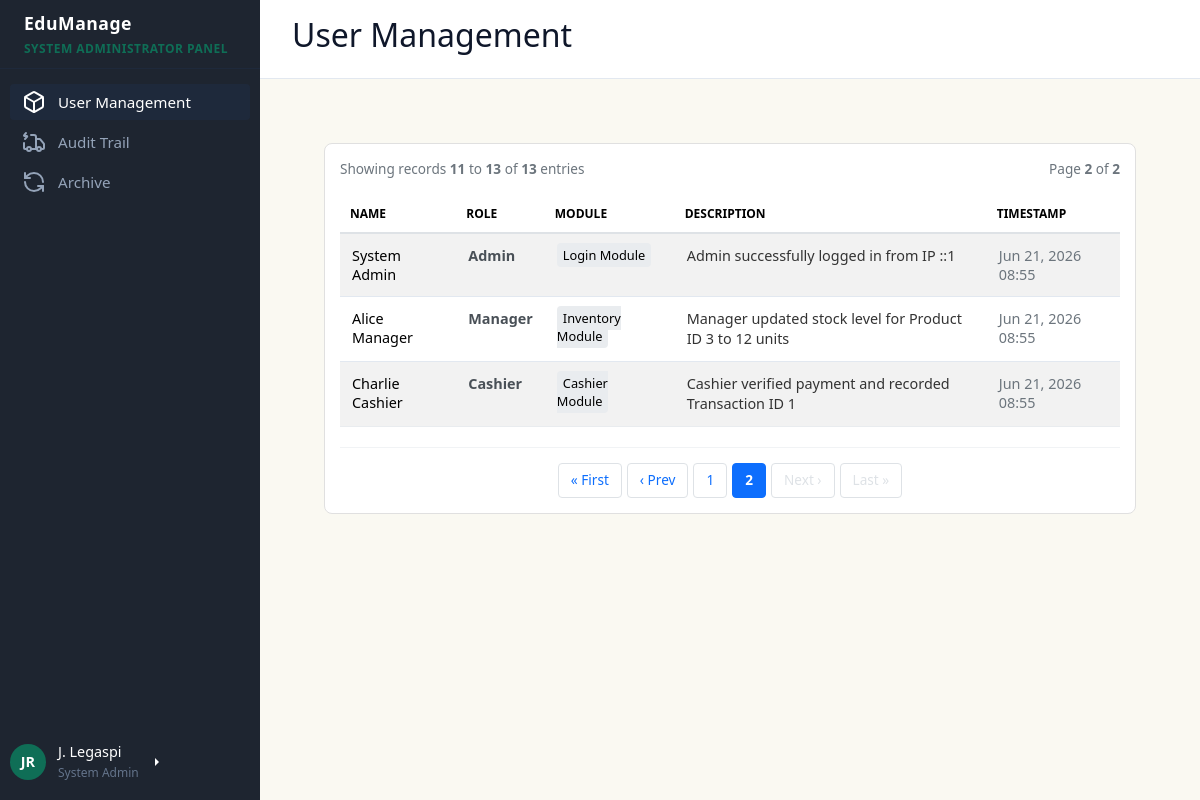
Screenshot of /dashboards/admin/admin_dashboard.php?page=audit-trail&log_page=2 (signed in) with the database file from the repository.
### tables this page shows
CREATE TABLE `audit_logs` (
  `log_id` int(11) NOT NULL,
  `user_id` int(11) NOT NULL,
  `action` varchar(100) NOT NULL,
  `module` varchar(50) NOT NULL,
  `description` text NOT NULL,
  `created_at` datetime DEFAULT current_timestamp()
);

CREATE TABLE `users` (
  `user_id` int(11) NOT NULL,
  `first_name` varchar(50) NOT NULL,
  `last_name` varchar(50) NOT NULL,
  `email` varchar(100) NOT NULL,
  `username` varchar(50) NOT NULL,
  `password_hash` varchar(255) NOT NULL,
  `role` varchar(20) NOT NULL,
  `is_archived` tinyint(1) NOT NULL DEFAULT 0,
  `created_at` datetime DEFAULT current_timestamp()
);

### dashboards/admin/modules/audit-trail.php (the view, shortened to what this page needs)
<?php
require_once '../../config/db.php';
$records_per_page = 10;
$current_page = isset($_GET['log_page']) ? intval($_GET['log_page']) : 1;
$offset = ($current_page - 1) * $records_per_page;
$count_query = "SELECT COUNT(*) as total FROM audit_logs";
$count_result = $conn->query($count_query);
$total_rows = $count_result->fetch_assoc()['total'] ?? 0;
$total_pages = ceil($total_rows / $records_per_page);
$log_query = "
    SELECT a.log_id, u.first_name, u.last_name, u.role, a.action, a.module, a.description, a.created_at
    FROM audit_logs a
    LEFT JOIN users u ON a.user_id = u.user_id
    ORDER BY a.created_at DESC
    LIMIT ? OFFSET ?
";
$stmt = $conn->prepare($log_query);
$stmt->bind_param("ii", $records_per_page, $offset);
$stmt->execute();
$logs_result = $stmt->get_result();
$current_params = $_GET;
unset($current_params['log_page']);
$query_string = http_build_query($current_params);
$base_url = "admin_dashboard.php?" . ($query_string ? $query_string . "&" : "");
?>
<div class="table-container" style="background: white; padding: 15px; border-radius: 8px; border: 1px solid #e0e0e0;">
    <div style="display: flex; justify-content: space-between; align-items: center; margin-bottom: 15px; font-size: 0.85rem; color: #6c757d;">
        <span>Showing records <strong><?= min($offset + 1, $total_rows) ?></strong> to <strong><?= min($offset + $records_per_page, $total_rows) ?></strong> of <strong><?= $total_rows ?></strong> entries</span>
        <span>Page <strong><?= $current_page ?></strong> of <strong><?= $total_pages ?: 1 ?></strong></span>
    </div>
    <table class="table table-striped" style="width: 100%; border-collapse: collapse; font-size: 0.9rem; text-align: left;">
        <thead>
            <tr style="background: #f8f9fa; border-bottom: 2px solid #dee2e6;">
                <th style="padding: 10px;">Name</th>
                <th style="padding: 10px;">Role</th>
                <th style="padding: 10px;">Module</th>
                <th style="padding: 10px;">Description</th>
                <th style="padding: 10px;">Timestamp</th>
            </tr>
        </thead>
        <tbody>
            <?php if ($logs_result->num_rows === 0): ?>
                <tr>
                    <td colspan="5" style="padding: 20px; text-align: center; color: #868e96;">No audit records found inside system storage index.</td>
                </tr>
            <?php else: ?>
                <?php while ($log = $logs_result->fetch_assoc()): ?>
                    <tr style="border-bottom: 1px solid #e9ecef; transition: background 0.1s;" onmouseover="this.style.background='#f8f9fa'" onmouseout="this.style.background='transparent'">
                        <td style="padding: 12px;"><?= htmlspecialchars($log['first_name'] . " " . $log['last_name']) ?: '<em style="color:#bbb;">System Automatons</em>' ?></td>
                        <td style="padding: 12px; font-weight: bold; color: #495057;"><?= htmlspecialchars($log['role'] ?: 'System Engine') ?></td>
                        <td style="padding: 12px;"><span style="background: #e9ecef; padding: 3px 6px; border-radius: 4px; font-size: 0.8rem;"><?= htmlspecialchars($log['module']) ?></span></td>
                        <td style="padding: 12px; width: 40%; color: #333; line-height: 1.4;"><?= htmlspecialchars($log['description']) ?></td>
                        <td style="padding: 12px; color: #6c757d;"><?= date('M d, Y H:i', strtotime($log['created_at'])) ?></td>
                    </tr>
                <?php endwhile; ?>
            <?php endif; ?>
        </tbody>
    </table>
    <?php if ($total_pages > 1): ?>
        <div class="pagination-pad" style="display: flex; justify-content: center; align-items: center; gap: 5px; margin-top: 20px; padding-top: 15px; border-top: 1px solid #f1f3f5;">
            <a href="<?= $base_url ?>log_page=1" style="padding: 6px 12px; border: 1px solid #dee2e6; border-radius: 4px; text-decoration: none; color: #0d6efd; font-size: 0.85rem; <?= $current_page == 1 ? 'pointer-events: none; color: #dee2e6;' : '' ?>">« First</a>
            <a href="<?= $base_url ?>log_page=<?= $current_page - 1 ?>" style="padding: 6px 12px; border: 1px solid #dee2e6; border-radius: 4px; text-decoration: none; color: #0d6efd; font-size: 0.85rem; <?= $current_page == 1 ? 'pointer-events: none; color: #dee2e6;' : '' ?>">‹ Prev</a>
            <?php
            $start_pad = max(1, $current_page - 2);
            $end_pad = min($total_pages, $current_page + 2);
            for ($i = $start_pad; $i <= $end_pad; $i++):
                $is_active = ($i === $current_page);
                $bg_color = $is_active ? '#0d6efd' : 'transparent';
                $text_color = $is_active ? '#fff' : '#0d6efd';
                $border_color = $is_active ? '#0d6efd' : '#dee2e6';
            ?>
                <a href="<?= $base_url ?>log_page=<?= $i ?>" style="padding: 6px 12px; border: 1px solid <?= $border_color ?>; background: <?= $bg_color ?>; color: <?= $text_color ?>; border-radius: 4px; text-decoration: none; font-size: 0.85rem; font-weight: <?= $is_active ? 'bold' : 'normal' ?>;">
                    <?= $i ?>
                </a>
            <?php endfor; ?>
            <a href="<?= $base_url ?>log_page=<?= $current_page + 1 ?>" style="padding: 6px 12px; border: 1px solid #dee2e6; border-radius: 4px; text-decoration: none; color: #0d6efd; font-size: 0.85rem; <?= $current_page >= $total_pages ? 'pointer-events: none; color: #dee2e6;' : '' ?>">Next ›</a>
            <a href="<?= $base_url ?>log_page=<?= $total_pages ?>" style="padding: 6px 12px; border: 1px solid #dee2e6; border-radius: 4px; text-decoration: none; color: #0d6efd; font-size: 0.85rem; <?= $current_page >= $total_pages ? 'pointer-events: none; color: #dee2e6;' : '' ?>">Last »</a>
        </div>
    <?php endif; ?>
</div>

### css/style.css (style rules this page uses)
* { box-sizing: border-box; margin: 0; padding: 0; font-family: "Segoe UI", system-ui, sans-serif; }
body { background-color: var(--bg-main); color: var(--text-dark); display: flex; height: 100vh; overflow: hidden; }
.table-container { background: #ffffff; border: 1px solid var(--border); border-radius: 12px; overflow: hidden; }
table { width: 100%; border-collapse: collapse; text-align: left; }
th { background-color: #f8fafc; color: var(--text-muted); font-size: 0.75rem; text-transform: uppercase; font-weight: 700; padding: 14px 24px; border-bottom: 1px solid var(--border); }
td { padding: 16px 24px; border-bottom: 1px solid var(--border); font-size: 0.9rem; }
tr:last-child td { border-bottom: none; }

### rows the page displays
audit_logs: user.last_name "System Admin", user.role "Admin", module "Login Module", description "Admin successfully logged in from IP ::1", created_at "Jun 21, 2026 08:55"
audit_logs: user.last_name "Alice Manager", user.role "Manager", module "Inventory Module", description "Manager updated stock level for Product ID 3 to 12 units", created_at "Jun 21, 2026 08:55"
audit_logs: user.last_name "Charlie Cashier", user.role "Cashier", module "Cashier Module", description "Cashier verified payment and recorded Transaction ID 1", created_at "Jun 21, 2026 08:55"

### other values shown
min($offset + 1, $total_rows) "11"
min($offset + $records_per_page, $total_rows) "13"
$total_rows "13"
$current_page "2"
$total_pages ?: 1 "2"
